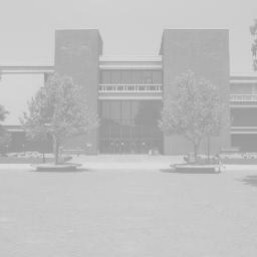
//> input picture Codigos DIP/EcualizacionHistograma/EcualizacionHistograma/img1.jpg, 257 x 257 px
$ ./ecualizacion   (built with g++ and OpenCV 4)
//> lines starting //> are read from the running program, lines starting //| are printed output that depends on the picture
#include "opencv2/imgproc/imgproc.hpp"
#include "opencv2/highgui/highgui.hpp"
#include <stdlib.h>
#include <stdio.h>
#include "opencv2/opencv.hpp"
#include < opencv/highgui.h >
#include <opencv2/legacy/compat.hpp>

void generar_HistogramaEcualizacion(IplImage* imgGray);
void generar_Histograma(IplImage* imgGray );

void main()	{
	//Declaracion de variables a usarse
	IplImage *imgIn;			// imagen de entrada
	IplImage *imgGray;			// imagen de entrada en en escala de grises

	imgIn=cvLoadImage("img1.jpg", 1);		//carga la imagen de entrada
//> imgIn is the input picture: 257 rows x 257 cols, CV_8UC3; min 144, max 223, mean 190.8
	imgGray=cvCreateImage(cvGetSize(imgIn),IPL_DEPTH_8U,1);
	cvCvtColor(imgIn,imgGray,CV_BGR2GRAY);			//convierte la img de entrada a img escala de grises


	//visualiza la img original en escala de grises
	cvNamedWindow("Imagen",1);
	cvShowImage("Imagen",imgGray);	cvWaitKey(0);

	generar_HistogramaEcualizacion(imgGray);
}


void generar_HistogramaEcualizacion(IplImage* imgGray ){


	//CREANDO HISTOGRAMA de 1 dimension
    CvHistogram* histograma;//histograma
	IplImage* histograma_salida=cvCreateImage(cvSize(256,256),IPL_DEPTH_8U, 1); //imagen que se visualizara el histograma
	histograma_salida->origin=IPL_ORIGIN_BL;

	IplImage* img_nueva=cvCreateImage(cvGetSize(imgGray),IPL_DEPTH_8U, 1); //imagen que se visualizara la ecualizacion
	cvCopy(imgGray,img_nueva,0);

	//cvShowImage("hsjs",img_nueva); cvWaitKey(0);


    float max_freq = 0,min_freq = 0;
    float bin_val;//para valores obtenidos del histograma calculado
    int intensidad;//valores obtenidos de histograma calculado, redondeados y normalizados
	int max_freq_hist=0,min_freq_hist=0;
	int nBrillo=256;
	int i;


	//*******************************************************************
	//GENERAR HISTOGRAMA

	//Calcula el Histograma de una imagen 8U
    histograma=cvCreateHist(1,&nBrillo,CV_HIST_ARRAY,NULL,1);
	cvCalcHist(&imgGray,histograma,0,NULL);
    //Se obtiene el valor m醲imo y minimo del histograma
    cvGetMinMaxHistValue(histograma,&min_freq,&max_freq , 0, 0 );

    //histograma con color de fondo negro
    cvSetZero(histograma_salida);

	//Marcar las frecuencias tomadas del histograma a la imagen del histograma de salida
	int suma=0;
	for(i=0;i<256;i++){

        bin_val= cvQueryHistValue_1D(histograma,i);
		//Valor de frecuencia
		intensidad= cvRound(bin_val*255/max_freq);
        for(int freq=0;freq<intensidad;freq++)
            ((uchar*)histograma_salida->imageData)[freq*histograma_salida->widthStep+i]=255;

		suma = suma +intensidad;
    }
	printf("suma %d\n\n",suma);

	int new_pixel=0, suma2=0;
	CvScalar s;
	for(i=0;i<256;i++){   //Itero en el rango de los valores de brillo
        bin_val= cvQueryHistValue_1D(histograma,i);
		intensidad= cvRound(bin_val*255/max_freq);

		suma2 = suma2 +intensidad;
		printf("intensidad %d \t", intensidad);
		new_pixel=cvRound(suma2*255/suma);			//Se normaliza
		printf("nuevo pixel %d \n", new_pixel);

		for(int ancho=0; ancho< imgGray->width;ancho++){
			for (int alto=0; alto<imgGray->height;alto++){
				if((int)(cvGet2D(imgGray,alto,ancho).val[0])==i){
					s.val[0]=new_pixel;
					cvSet2D(img_nueva,alto,ancho,s);
				}

			}
		}
    }
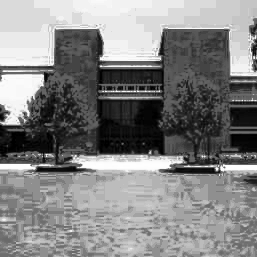
//> img_nueva: 257 rows x 257 cols, CV_8UC1; min 0, max 255, mean 131.3
//> after the loop, suma2 = 3247

	cvShowImage( "histograma salida", histograma_salida ); cvWaitKey(0);
	cvShowImage("Nueva", img_nueva);cvWaitKey(0);
	generar_Histograma(img_nueva );
}

void generar_Histograma(IplImage* imgGray ){


	//CREANDO HISTOGRAMA de 1 dimension
    CvHistogram* histograma;//histograma
	IplImage* histograma_salida=cvCreateImage(cvSize(256,256),IPL_DEPTH_8U, 1); //imagen que se visualizara el histograma
	histograma_salida->origin=IPL_ORIGIN_BL;


    float max_freq = 0,min_freq = 0;
    float bin_val;//para valores obtenidos del histograma calculado
    int intensidad;//valores obtenidos de histograma calculado, redondeados y normalizados
	int max_freq_hist=0,min_freq_hist=0,nBrillo=256;
	//*******************************************************************
	//GENERAR HISTOGRAMA

	//Calcula el Histograma de una imagen 8U
    histograma=cvCreateHist(1,&nBrillo,CV_HIST_ARRAY,NULL,1);
	cvCalcHist(&imgGray,histograma,0,NULL);
    //Se obtiene el valor m醲imo y minimo del histograma
    cvGetMinMaxHistValue(histograma,&min_freq,&max_freq , 0, 0 );
    //printf("nBrillo: %d \t min: %f\t max:%f",nBrillo,min_freq,max_freq);
    //histograma con color de fondo negro
    cvSetZero(histograma_salida);

	//Marcar las frecuencias tomadas del histograma a la imagen del histograma de salida
	for(int i=0;i<256;i++){

        bin_val= cvQueryHistValue_1D(histograma,i);
		intensidad= cvRound(bin_val*255/max_freq);
        for(int freq=0;freq<intensidad;freq++)
            ((uchar*)histograma_salida->imageData)[freq*histograma_salida->widthStep+i]=255;
    }


	cvShowImage( "his", histograma_salida ); cvWaitKey(0);
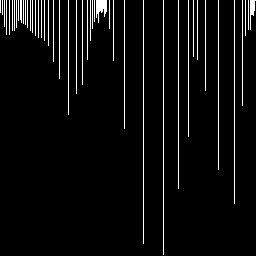
//> window 'his': 256 rows x 256 cols, CV_8UC1; 5% white in thin lines or dots
}
